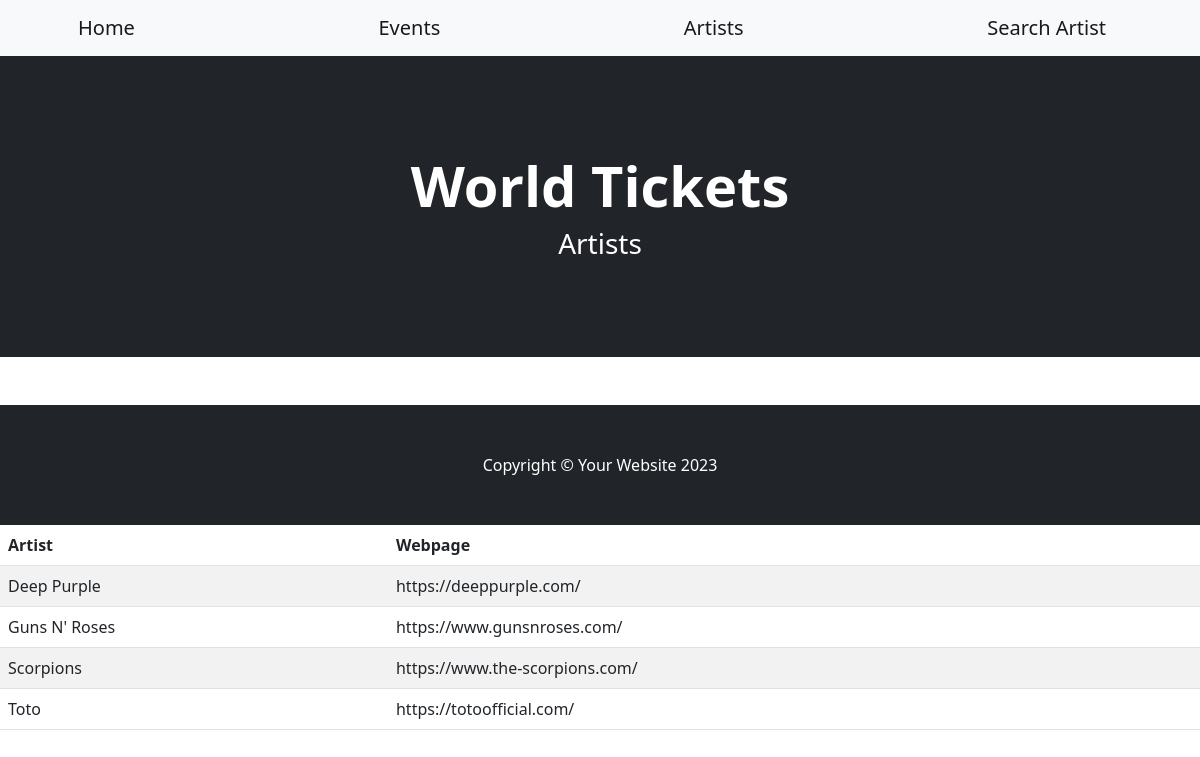
Screenshot of /artists/ with the database file from the repository.
### AppTickets/models.py (models this page shows, shortened)
class Artist(models.Model):
    name = models.CharField(max_length=50)
    webpage = models.CharField(max_length=50)
    class Meta:
        verbose_name = "Artist"
        verbose_name_plural = "Artists"
        ordering = ['name']

### AppTickets/views.py (the view)
# urls.py: path('artists/', views.artists, name="artistas" ),
def artists(request):
    contexto = {'artistas': Artist.objects.all()}
    return render(request, "AppTickets/artists.html", contexto)

### AppTickets/templates/AppTickets/artists.html
{% extends 'AppTickets/base.html' %}
{% load static %}
{% block title %}
    World Tickets
{% endblock title %}
{% block content %}
    <h3>Artists</h3>
{% endblock content %}
{% block mainProducts %}
<table class="table table-striped">
    <thead>
        <tr>
            <th>Artist</th>
            <th>Webpage</th>
        </tr>
    </thead>
    <tbody>
    {% for a in artistas %}
        <tr>
            <td>{{ a.name }}</td>
            <td>{{ a.webpage }}</td>
        </tr>
    {% endfor %}
    </tbody>
{% endblock mainProducts %}

### rows the page displays
Artist: name "Deep Purple", webpage "https://deeppurple.com/"
Artist: name "Guns N' Roses", webpage "https://www.gunsnroses.com/"
Artist: name "Scorpions", webpage "https://www.the-scorpions.com/"
Artist: name "Toto", webpage "https://totoofficial.com/"
